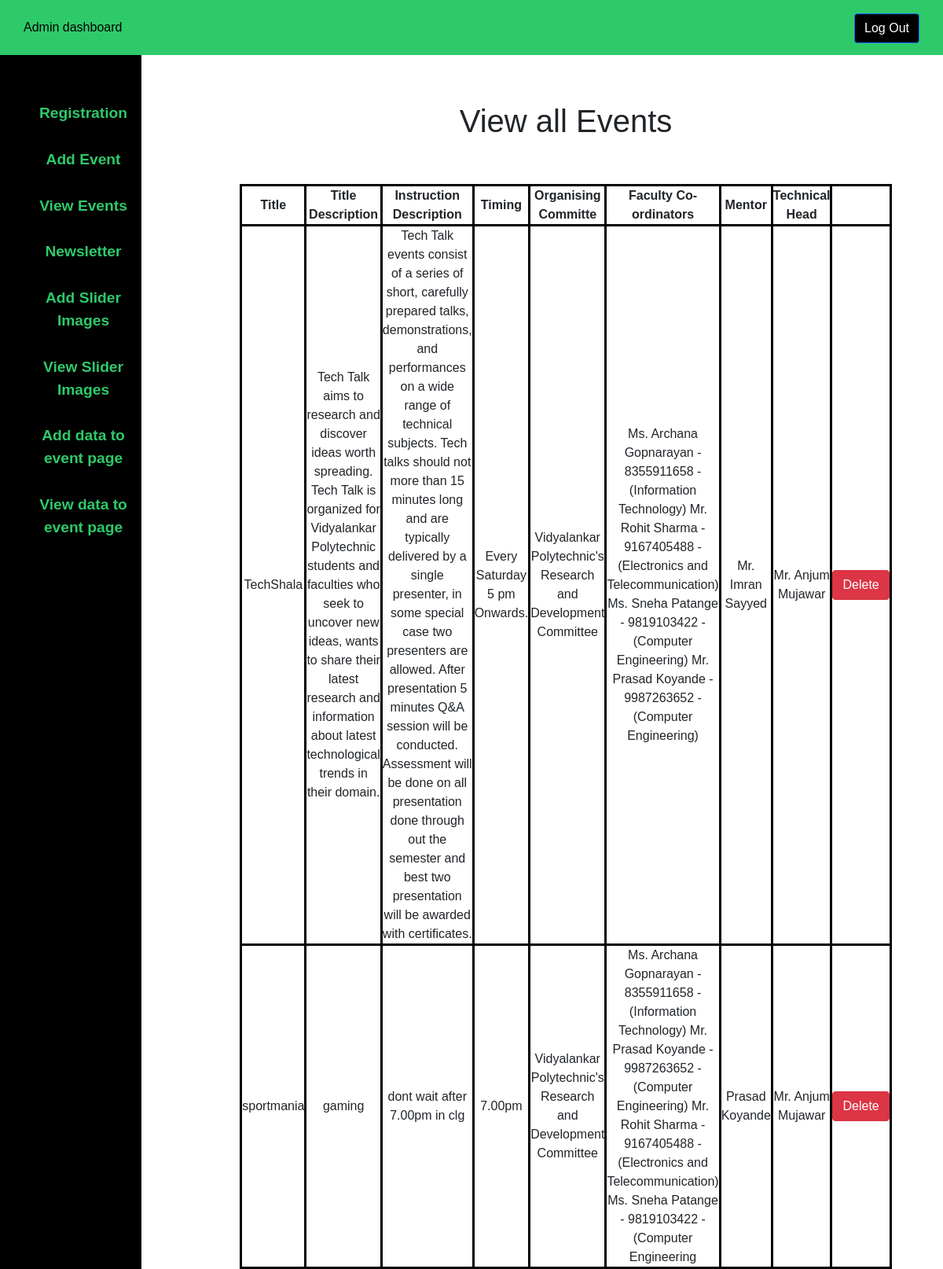
The app's page /eventpagedataview.php (signed in) with its own data.
### tables this page shows
CREATE TABLE `eventpage` (
  `id` int(11) NOT NULL,
  `title` mediumtext NOT NULL,
  `tdesc` mediumtext NOT NULL,
  `idesc` mediumtext DEFAULT NULL,
  `timing` mediumtext NOT NULL,
  `ocom` mediumtext NOT NULL,
  `faculty` mediumtext NOT NULL,
  `mentor` mediumtext NOT NULL,
  `thead` mediumtext NOT NULL
);

### eventpagedataview.php (the view, shortened to what this page needs)
<?php
$host = "localhost";
$user = "root";
$password = "";
$db ="techshala";
$data = mysqli_connect($host,$user,$password,$db);
$sql = "SELECT * FROM eventpage";
$result = mysqli_query($data,$sql);
?>
<!DOCTYPE html>
<html lang="en">
<head>
    <link rel="stylesheet" href="https://cdn.jsdelivr.net/npm/bootstrap@5.1.3/dist/css/bootstrap.min.css">
    <link rel="stylesheet" href="https://cdn.jsdelivr.net/npm/bootstrap@5.1.3/dist/css/bootstrap.min.css">
</head>
<body>
<header class="header">
        <a href="adminhome.php" style="color: #000000;">Admin dashboard</a>
        <div class="logout">
            <a href="./logout.php" class="btn btn-primary" style="background-color: #000000;">Log Out</a>
           </div>
    </header>
    <aside>
            <ul>
                <li>
                    <a href="./registrationdata.php">Registration</a>
                </li>
                <li>
                    <a href="./admin_add_event.php">Add Event</a>
                </li>
                <li>
                    <a href="./admin_view_event.php">View Events</a>
                </li>
                <li>
                    <a href="newsletterdata.php">Newsletter</a>
                </li>
                <li>
                    <a href="addsliderimage.php">Add Slider Images</a>
                </li>
                <li>
                    <a href="viewsliderimage.php">View Slider Images</a>
                </li>
                <li>
                    <a href="eventpageadddata.php">Add data to event page</a>
                </li>
                <li>
                    <a href="eventpagedataview.php">View data to event page</a>
                </li>
            </ul>
        </aside>
    <center>
    <div class="content">
        <h1>
            View all Events
        </h1>
        <br>
        <br>
        <table class="vieweventtable">
            <tr>
                <th class="table_th">
                    Title
                </th>
                <th class="table_th" >
                    Title Description
                </th>
                <th class="table_th" >
                    Instruction Description
                </th>
                 <th class="table_th" >
                    Timing
                </th>
                <th class="table_th">
                Organising Committe
                </th>
                <th class="table_th" >
                Faculty Co-ordinators
                </th>
                <th class="table_th" >
                Mentor
                </th>
                 <th class="table_th" >
                 Technical Head
                </th>
            </tr>
            <?php
            while($info=$result->fetch_assoc()){
            ?>
            <tr>
                <td class="table_td">
                    <?php echo "{$info['title']}" ?>
                </td>
                <td class="table_td">
                <?php echo "{$info['tdesc']}" ?>
                </td>
                <td class="table_td">
                <?php echo "{$info['idesc']}" ?>
                </td>
                <td class="table_td">
                <?php echo "{$info['timing']}" ?>
                </td>
                <td class="table_td">
                <?php echo "{$info['ocom']}" ?>
                </td>
                <td class="table_td">
                <?php echo "{$info['faculty']}" ?>
                </td>
                <td class="table_td">
                <?php echo "{$info['mentor']}" ?>
                </td>
                <td class="table_td">
                <?php echo "{$info['thead']}" ?>
                </td>
                <td class="table_td">
                    <?php echo "<a  onClick=\"javascript:return confirm('Are you sure you want to delete');\" class = 'btn btn-danger' href='admin_view_event.php?event_id={$info['id']}'>Delete</a>"
                    ?>
                </td>
            </tr>
            <?php
            }
            ?>
        </table>
    </div>
</center>
</body>
</html>

### eventpagedataview.php (style rules this page uses)
* { margin: 0px; padding: 0px; font-family: 'Poppins', sans-serif; }
@media (min-width:965px) { ul li a { font-size :1.2rem; color: #2eca6a; font-weight: bold; text-decoration: none; } }
.header { background-color: #2eca6a;; line-height: 70px; padding-left: 30px; }
.header a { text-decoration: none; }
.logout { float: right; padding-right: 30px; }
ul { background-color: #000000; width: 15%; height: 100%; position: fixed; padding-top: 5%; text-align: center; }
ul li { list-style: none; padding-bottom: 30px; font-size: 15px; }
.content { margin-left: 20%; margin-top: 5%; }
.vieweventtable { width: 70%; border: 3px solid black; text-align: center; }
.vieweventtable td , th { border: 3px solid black; }

### records on screen
eventpage: title "TechShala", tdesc "Tech Talk aims to research and discover ideas worth spreading. Tech Talk is organized for Vidyalankar Polytechnic students and faculties who seek to uncover new ideas, wants to share their latest research and information about latest technological trends in their domain.", idesc "Tech Talk events consist of a series of short, carefully prepared talks, demonstrations, and performances on a wide range of technical subjects. Tech talks should not more than 15 minutes long and are typically delivered by a single presenter, in some special case two presenters are allowed. After presentation 5 minutes Q&A session will be conducted. Assessment will be done on all presentation done through out the semester and best two presentation will be awarded with certificates.", timing "Every Saturday 5 pm Onwards.", ocom "Vidyalankar Polytechnic's Research and Development Committee", faculty "Ms. Archana Gopnarayan - 8355911658 - (Information Technology) Mr. Rohit Sharma - 9167405488 - (Electronics and Telecommunication) Ms. Sneha Patange - 9819103422 - (Computer Engineering) Mr. Prasad Koyande - 9987263652 - (Computer Engineering)", mentor "Mr. Imran Sayyed", thead "Mr. Anjum Mujawar"
eventpage: title "sportmania", tdesc "gaming", idesc "dont wait after 7.00pm in clg", timing "7.00pm", ocom "Vidyalankar Polytechnic's Research and Development Committee", faculty "Ms. Archana Gopnarayan - 8355911658 - (Information Technology) Mr. Prasad Koyande - 9987263652 - (Computer Engineering) Mr. Rohit Sharma - 9167405488 - (Electronics and Telecommunication) Ms. Sneha Patange - 9819103422 - (Computer Engineering", mentor "Prasad Koyande", thead "Mr. Anjum Mujawar"
